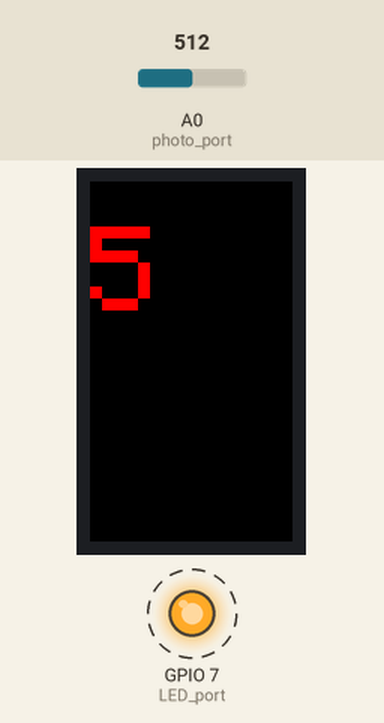
Simulated run of this sketch. Board: ESP8266 (NodeMCU). Shown: 135×240 colour display, output pins drawn as LEDs (lit = HIGH). Dashed ring = blinking. The test bench sets the inputs (shaded band); at power-on: A0 (photo_port) = 512.

Above: at 1.9 s.
2.0 s: A0 (photo_port) set to 90
At 2.7 s:
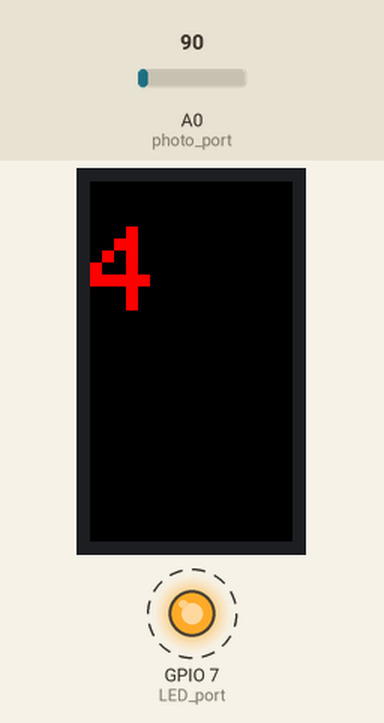
5.0 s: A0 (photo_port) set to 110
At 5.6 s:
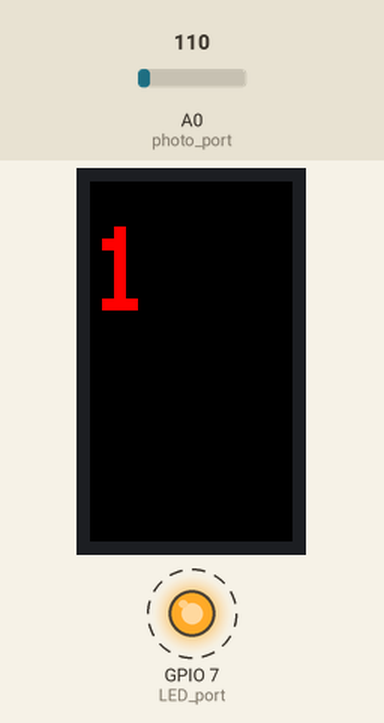
6.8 s: A0 (photo_port) set to 0
At 7.67 s:
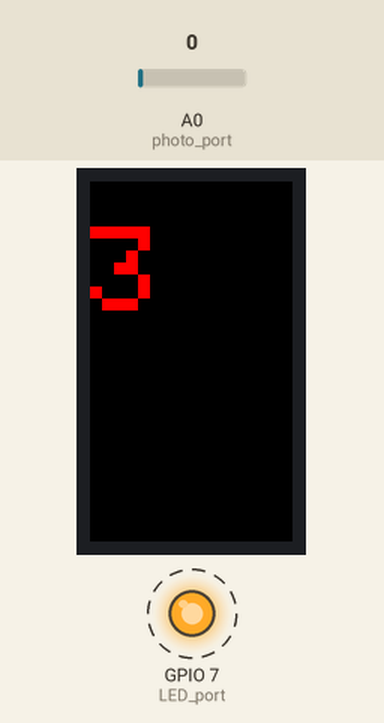
Timing chart, 0 to 15.0 s (numbered marks = the images above; inputs shaded):
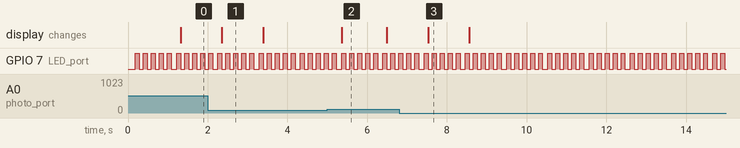

Measured:
- after the input at 2.0 s, the display: changes after 0.35 s (image 1)
- after the input at 5.0 s, the display: changes after 0.36 s (image 2)
- after the input at 6.8 s, the display: changes after 0.73 s (image 3)
- by itself, GPIO 7 (LED_port): alternates HIGH for 0.10 s and LOW for 0.10 s
- what the display in image 1 shows lasts 1.0 s, from 2.4 s to 3.4 s

The sketch:

Displaying_values.ino
```cpp
//Initialisation for the display
  #include <Adafruit_GFX.h>    // Core graphics library
  #include <Adafruit_ST7735.h> // Hardware-specific library for ST7735
  #include <Adafruit_ST7789.h> // Hardware-specific library for ST7789
  #include <SPI.h>

  #if defined(ARDUINO_FEATHER_ESP32) // Feather Huzzah32
    #define TFT_CS         14
    #define TFT_RST        15
    #define TFT_DC         32

  #elif defined(ESP8266)
    #define TFT_CS         4
    #define TFT_RST        16
    #define TFT_DC         5

  #else
    // For the breakout board, you can use any 2 or 3 pins.
    // These pins will also work for the 1.8" TFT shield.
    #define TFT_CS        10
    #define TFT_RST        9 // Or set to -1 and connect to Arduino RESET pin
    #define TFT_DC         8
  #endif


  // For 1.14", 1.3", 1.54", 1.69", and 2.0" TFT with ST7789:
  Adafruit_ST7789 tft = Adafruit_ST7789(TFT_CS, TFT_DC, TFT_RST);


//LED variables
  int LED_port = 7;
  int timer = 100;

//Photoresistor variables
  int photo_port = A0;        //analog port
  const int threshold = 100;     //min amount of light that reaches the photoresistor( 50 - off, 150 - on)
  unsigned long lastChangeTime = 0;
  int ledFrequency = 0;   //number of times the LED switches on
  unsigned long lastUpdateTime = 0;
  unsigned long updateInterval = 1000;  // updating every second
  int lightLevel = 0;

void setup()
{
  pinMode(LED_port, OUTPUT);
  Serial.begin(9600);
  pinMode(photo_port, INPUT);

  tft.init(135, 240);
  //tftPrintTest();
  heading();
}

void loop()
{
  lightLevel = analogRead(photo_port);
  //Serial.println(lightLevel);


  digitalWrite(LED_port, HIGH);
  delay(timer);
  digitalWrite(LED_port, LOW);
  delay(timer);

  if (lightLevel > threshold) {     //checking if the light received by the photoresistor is greater than the threshold value
    if (millis() - lastChangeTime > 0) {
      ledFrequency++;
      lastChangeTime = millis();
    }
  }

  if (millis() - lastUpdateTime >= updateInterval) {
      //tftPrintTest();
      frequency();
    ledFrequency = 0;
    lastUpdateTime = millis();
  }
}

void heading() {
  tft.setTextWrap(false);
  tft.fillScreen(ST77XX_BLACK);
  tft.setCursor(0, 30);
  tft.setTextColor(ST77XX_RED);
  tft.setTextSize(4.5);
  tft.println("LED");
  tft.println("Freq:");
}

void frequency() {
  tft.setTextWrap(false);
  tft.fillScreen(ST77XX_BLACK);
  tft.setCursor(0, 30);
  tft.setTextColor(ST77XX_RED);
  tft.setTextSize(8);
  tft.println(ledFrequency);
}

/*void tftPrintTest() {
  tft.setTextWrap(false);
  tft.fillScreen(ST77XX_BLACK);
  tft.setCursor(0, 30);
  tft.setTextColor(ST77XX_RED);
  tft.setTextSize(4.5);
  tft.println("Freq:");
  tft.println(ledFrequency);
}*/
```
